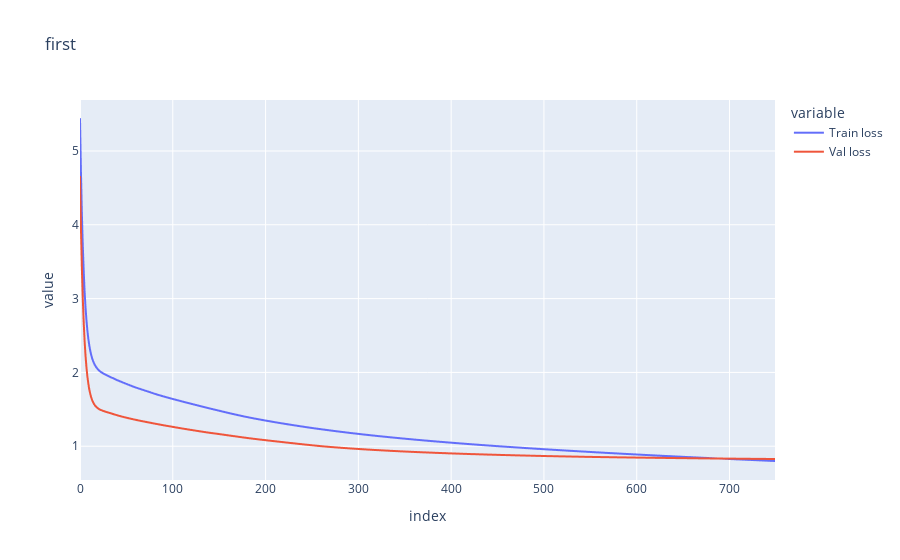

The code cell stored with this chart in its notebook:
### Code cell
plot_metrics(FIRST_NETWORK_PARAMETERS)

### Figure 1 — Plotly figure (JSON) as saved in the notebook; plotly's stock layout.template omitted (floating-point values rounded to 4 significant figures; data arrays with more than 128 entries replaced by an {"elided": "..."} marker saying what was removed)
{"data": [{"hovertemplate": "variable=Train loss<br>index=%{x}<br>value=%{y}<extra></extra>", "legendgroup": "Train loss", "line": {"color": "#636efa", "dash": "solid"}, "marker": {"symbol": "circle"}, "mode": "lines", "name": "Train loss", "showlegend": true, "type": "scattergl", "x": {"elided": "750 int values"}, "xaxis": "x", "y": {"elided": "750 float values"}, "yaxis": "y"}, {"hovertemplate": "variable=Val loss<br>index=%{x}<br>value=%{y}<extra></extra>", "legendgroup": "Val loss", "line": {"color": "#EF553B", "dash": "solid"}, "marker": {"symbol": "circle"}, "mode": "lines", "name": "Val loss", "showlegend": true, "type": "scattergl", "x": {"elided": "750 int values"}, "xaxis": "x", "y": {"elided": "750 float values"}, "yaxis": "y"}], "layout": {"legend": {"title": {"text": "variable"}, "tracegroupgap": 0}, "title": {"text": "first"}, "xaxis": {"anchor": "y", "domain": [0, 1], "title": {"text": "index"}}, "yaxis": {"anchor": "x", "domain": [0, 1], "title": {"text": "value"}}}}
